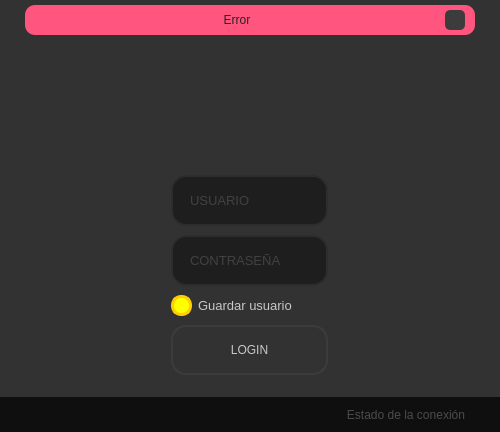
<?xml version="1.0" encoding="UTF-8"?>
<ui version="4.0">
 <class>MainWindow</class>
 <widget class="QMainWindow" name="MainWindow">
  <property name="geometry">
   <rect>
    <x>0</x>
    <y>0</y>
    <width>500</width>
    <height>432</height>
   </rect>
  </property>
  <property name="minimumSize">
   <size>
    <width>500</width>
    <height>0</height>
   </size>
  </property>
  <property name="font">
   <font>
    <family>Segoe UI</family>
    <pointsize>10</pointsize>
   </font>
  </property>
  <property name="windowTitle">
   <string>Login</string>
  </property>
  <property name="windowIcon">
   <iconset>
    <normaloff>:/Icon/Images/Icon.ico</normaloff>:/Icon/Images/Icon.ico</iconset>
  </property>
  <property name="windowOpacity">
   <double>1.000000000000000</double>
  </property>
  <property name="styleSheet">
   <string notr="true">color: rgb(200, 200, 200);
background-color: rgb(50, 50, 50);/* rgb(10, 10, 10);*/</string>
  </property>
  <widget class="QWidget" name="centralwidget">
   <layout class="QVBoxLayout" name="verticalLayout">
    <property name="spacing">
     <number>0</number>
    </property>
    <property name="leftMargin">
     <number>0</number>
    </property>
    <property name="topMargin">
     <number>0</number>
    </property>
    <property name="rightMargin">
     <number>0</number>
    </property>
    <property name="bottomMargin">
     <number>0</number>
    </property>
    <item>
     <widget class="QFrame" name="top_bar">
      <property name="maximumSize">
       <size>
        <width>16777215</width>
        <height>35</height>
       </size>
      </property>
      <property name="styleSheet">
       <string notr="true"/>
      </property>
      <property name="frameShape">
       <enum>QFrame::NoFrame</enum>
      </property>
      <property name="frameShadow">
       <enum>QFrame::Raised</enum>
      </property>
      <layout class="QHBoxLayout" name="horizontalLayout_2">
       <property name="spacing">
        <number>0</number>
       </property>
       <property name="leftMargin">
        <number>0</number>
       </property>
       <property name="topMargin">
        <number>5</number>
       </property>
       <property name="rightMargin">
        <number>0</number>
       </property>
       <property name="bottomMargin">
        <number>0</number>
       </property>
       <item>
        <widget class="QFrame" name="frame_error">
         <property name="maximumSize">
          <size>
           <width>450</width>
           <height>16777215</height>
          </size>
         </property>
         <property name="styleSheet">
          <string notr="true">background-color: rgb(255, 85, 127);
border-radius: 10px;</string>
         </property>
         <property name="frameShape">
          <enum>QFrame::StyledPanel</enum>
         </property>
         <property name="frameShadow">
          <enum>QFrame::Raised</enum>
         </property>
         <layout class="QHBoxLayout" name="horizontalLayout_3">
          <property name="leftMargin">
           <number>10</number>
          </property>
          <property name="topMargin">
           <number>3</number>
          </property>
          <property name="rightMargin">
           <number>10</number>
          </property>
          <property name="bottomMargin">
           <number>3</number>
          </property>
          <item>
           <widget class="QLabel" name="label_error">
            <property name="styleSheet">
             <string notr="true">color: rgb(35, 35, 35);
font: 11pt &quot;Calibri&quot;;</string>
            </property>
            <property name="text">
             <string>Error</string>
            </property>
            <property name="alignment">
             <set>Qt::AlignCenter</set>
            </property>
           </widget>
          </item>
          <item>
           <widget class="QPushButton" name="pushButton_close_pupup">
            <property name="maximumSize">
             <size>
              <width>20</width>
              <height>20</height>
             </size>
            </property>
            <property name="styleSheet">
             <string notr="true">QPushButton {
	border-radius: 5px;	
	background-image: url(:/Close_Image/graphics/cil-x.png);
	background-position: center;	
	background-color: rgb(60, 60, 60);
}
QPushButton:hover {
	background-color: rgb(50, 50, 50);	
	color: rgb(200, 200, 200);
}
QPushButton:pressed {
	background-color: rgb(35, 35, 35);	
	color: rgb(200, 200, 200);
}</string>
            </property>
            <property name="text">
             <string/>
            </property>
           </widget>
          </item>
         </layout>
        </widget>
       </item>
      </layout>
     </widget>
    </item>
    <item>
     <widget class="QFrame" name="content">
      <property name="styleSheet">
       <string notr="true"/>
      </property>
      <property name="frameShape">
       <enum>QFrame::NoFrame</enum>
      </property>
      <property name="frameShadow">
       <enum>QFrame::Raised</enum>
      </property>
      <layout class="QHBoxLayout" name="horizontalLayout">
       <item alignment="Qt::AlignHCenter">
        <widget class="QFrame" name="login_area">
         <property name="maximumSize">
          <size>
           <width>450</width>
           <height>550</height>
          </size>
         </property>
         <property name="styleSheet">
          <string notr="true">border-radius: 10px;</string>
         </property>
         <property name="frameShape">
          <enum>QFrame::NoFrame</enum>
         </property>
         <property name="frameShadow">
          <enum>QFrame::Raised</enum>
         </property>
         <layout class="QVBoxLayout" name="verticalLayout_3">
          <item>
           <widget class="QLabel" name="logo">
            <property name="maximumSize">
             <size>
              <width>360</width>
              <height>110</height>
             </size>
            </property>
            <property name="styleSheet">
             <string notr="true">/*background-image: url(:/Logo/graphics/xgames5.png);*/
background-repeat: no-repeat;
background-position: center;</string>
            </property>
            <property name="text">
             <string/>
            </property>
            <property name="pixmap">
             <pixmap resource="file_rc.qrc">:/Logo/graphics/xgames5.png</pixmap>
            </property>
            <property name="scaledContents">
             <bool>true</bool>
            </property>
            <property name="alignment">
             <set>Qt::AlignCenter</set>
            </property>
           </widget>
          </item>
          <item>
           <widget class="QLineEdit" name="user_ledit">
            <property name="font">
             <font>
              <family>Segoe UI</family>
              <pointsize>10</pointsize>
             </font>
            </property>
            <property name="styleSheet">
             <string notr="true">QLineEdit {
	border: 2px solid rgb(45, 45, 45);
	border-radius: 15px;
	padding: 15px;
	background-color: rgb(30, 30, 30);	
	color: rgb(100, 100, 100);
}
QLineEdit:hover {
	border: 2px solid rgb(55, 55, 55);
}
QLineEdit:focus {
	border: 2px solid rgb(255, 207, 0);	
	color: rgb(200, 200, 200);
}</string>
            </property>
            <property name="maxLength">
             <number>32</number>
            </property>
            <property name="placeholderText">
             <string>USUARIO</string>
            </property>
            <property name="clearButtonEnabled">
             <bool>true</bool>
            </property>
           </widget>
          </item>
          <item>
           <widget class="QLineEdit" name="password_ledit">
            <property name="font">
             <font>
              <family>Segoe UI</family>
              <pointsize>10</pointsize>
             </font>
            </property>
            <property name="styleSheet">
             <string notr="true">QLineEdit {
	border: 2px solid rgb(45, 45, 45);
	border-radius: 15px;
	padding: 15px;
	background-color: rgb(30, 30, 30);	
	color: rgb(100, 100, 100);
}
QLineEdit:hover {
	border: 2px solid rgb(55, 55, 55);
}
QLineEdit:focus {
	border: 2px solid rgb(255, 207, 0);	
	color: rgb(200, 200, 200);
}</string>
            </property>
            <property name="maxLength">
             <number>16</number>
            </property>
            <property name="echoMode">
             <enum>QLineEdit::Password</enum>
            </property>
            <property name="readOnly">
             <bool>false</bool>
            </property>
            <property name="placeholderText">
             <string>CONTRASEÑA</string>
            </property>
            <property name="clearButtonEnabled">
             <bool>true</bool>
            </property>
           </widget>
          </item>
          <item>
           <widget class="QCheckBox" name="checkBox_save_user">
            <property name="font">
             <font>
              <family>Segoe UI</family>
              <pointsize>10</pointsize>
             </font>
            </property>
            <property name="styleSheet">
             <string notr="true">QCheckBox::indicator {
	border: 3px solid rgb(100, 100, 100);
	width: 15px;
	height: 15px;
	border-radius: 10px;	
	background-color: rgb(135, 135, 135);
}
QCheckBox::indicator:checked {
	border: 3px solid rgb(255, 205, 0);
	background-color: rgb(255, 255, 0);
}</string>
            </property>
            <property name="text">
             <string>Guardar usuario</string>
            </property>
            <property name="checked">
             <bool>true</bool>
            </property>
           </widget>
          </item>
          <item>
           <widget class="QPushButton" name="login_btn">
            <property name="minimumSize">
             <size>
              <width>0</width>
              <height>50</height>
             </size>
            </property>
            <property name="styleSheet">
             <string notr="true">QPushButton {	
	font: bold 12pt &quot;Calibri&quot;;
	background-color: rgb(50, 50, 50);
	border: 2px solid rgb(60, 60, 60);
	border-radius: 15px;
}
QPushButton:hover {	
	background-color: rgb(60, 60, 60);
	border: 2px solid rgb(70, 70, 70);
}
QPushButton:pressed {	
	background-color: rgb(250, 230, 0);
	border: 2px solid rgb(255, 165, 24);	
	color: rgb(35, 35, 35);
}</string>
            </property>
            <property name="text">
             <string>LOGIN</string>
            </property>
            <property name="icon">
             <iconset resource="file_rc.qrc">
              <normaloff>:/Graphics/graphics/ic_lock_open_wht_24dp.png</normaloff>:/Graphics/graphics/ic_lock_open_wht_24dp.png</iconset>
            </property>
            <property name="iconSize">
             <size>
              <width>30</width>
              <height>30</height>
             </size>
            </property>
           </widget>
          </item>
         </layout>
        </widget>
       </item>
      </layout>
     </widget>
    </item>
    <item>
     <widget class="QFrame" name="bottom">
      <property name="maximumSize">
       <size>
        <width>16777215</width>
        <height>35</height>
       </size>
      </property>
      <property name="styleSheet">
       <string notr="true">background-color: rgb(15, 15, 15)</string>
      </property>
      <property name="frameShape">
       <enum>QFrame::NoFrame</enum>
      </property>
      <property name="frameShadow">
       <enum>QFrame::Raised</enum>
      </property>
      <layout class="QHBoxLayout" name="horizontalLayout_4">
       <item>
        <widget class="QLabel" name="label_credits">
         <property name="font">
          <font>
           <family>Segoe UI</family>
          </font>
         </property>
         <property name="styleSheet">
          <string notr="true">color: rgb(75, 75, 75);</string>
         </property>
         <property name="text">
          <string>Estado de la conexión</string>
         </property>
         <property name="alignment">
          <set>Qt::AlignRight|Qt::AlignTrailing|Qt::AlignVCenter</set>
         </property>
        </widget>
       </item>
       <item>
        <widget class="QLabel" name="label">
         <property name="minimumSize">
          <size>
           <width>20</width>
           <height>20</height>
          </size>
         </property>
         <property name="maximumSize">
          <size>
           <width>20</width>
           <height>20</height>
          </size>
         </property>
         <property name="text">
          <string/>
         </property>
         <property name="pixmap">
          <pixmap>graphics/not_connected.png</pixmap>
         </property>
         <property name="scaledContents">
          <bool>true</bool>
         </property>
         <property name="alignment">
          <set>Qt::AlignCenter</set>
         </property>
        </widget>
       </item>
      </layout>
     </widget>
    </item>
   </layout>
  </widget>
  <widget class="QMenuBar" name="menubar">
   <property name="geometry">
    <rect>
     <x>0</x>
     <y>0</y>
     <width>500</width>
     <height>21</height>
    </rect>
   </property>
  </widget>
 </widget>
 <resources>
  <include location="file_rc.qrc"/>
 </resources>
 <connections>
  <connection>
   <sender>pushButton_close_pupup</sender>
   <signal>clicked()</signal>
   <receiver>frame_error</receiver>
   <slot>hide()</slot>
   <hints>
    <hint type="sourcelabel">
     <x>455</x>
     <y>45</y>
    </hint>
    <hint type="destinationlabel">
     <x>471</x>
     <y>39</y>
    </hint>
   </hints>
  </connection>
 </connections>
</ui>
